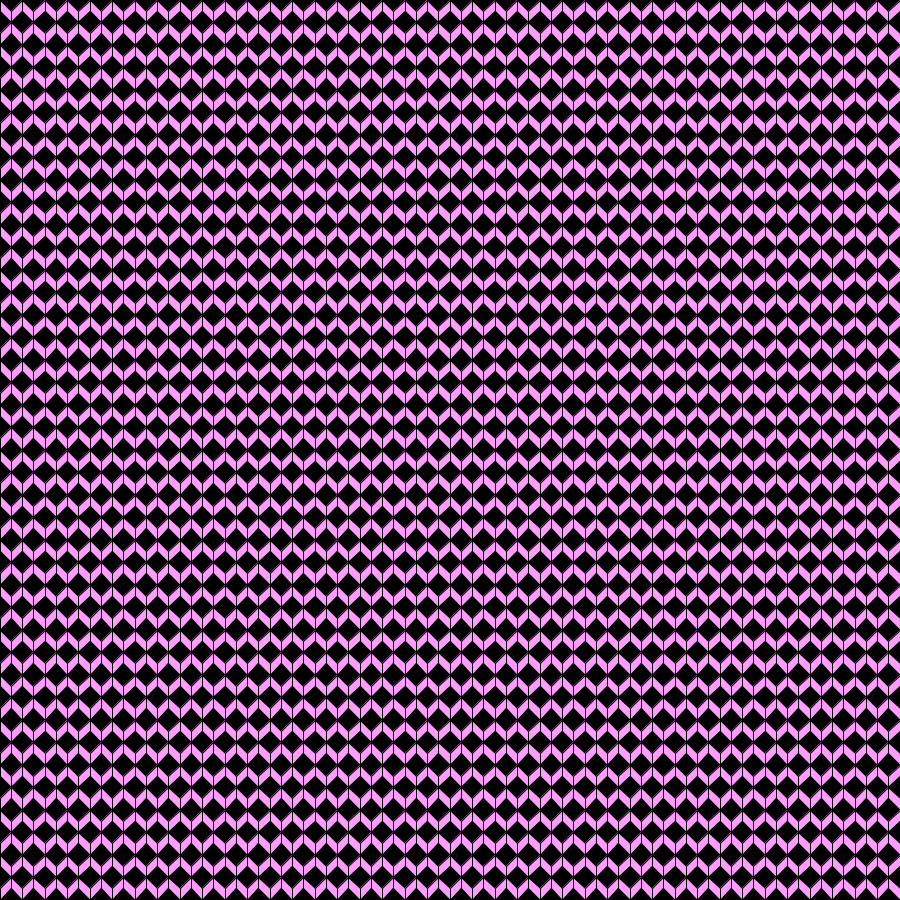
Frame 1 (no input)
Frame 60 (the mouse pressed at the canvas centre just before this capture): identical to frame 1, image omitted
Frame 120 (the mouse held since frame 60 and released just before this capture): identical to frame 1, image omitted

The Processing sketch that drew this single still picture (run headless with seeded random() and noise(); from frame 60 on, the mouse is pressed at the canvas centre):

// Processing sketch: processing_167893
// ── processing_167893.pde

int midax, miday;
int numdibuixos;
int form=1;
  
void setup()
{
  size(900, 900);
  numdibuixos = 20;
  midax = width/numdibuixos;
  miday = height/numdibuixos;
 
  
  
}
  
void draw()
{
  background(0);
   if(form==1){
    for (int j = 0; (j < height/numdibuixos); j++)
    {
      for (int i = 0; i < width/numdibuixos; i++)
      {
            fill(#FF9DFE);
        quad(i*midax,j*miday,i*midax+midax/4, j*miday+miday/4,i*midax+midax/4, j*miday+miday/2,i*midax,j*miday+miday/4);
        quad(i*midax+midax/2, j*miday+miday/4,i*midax+midax/2, j*miday,i*midax+3*midax/4, j*miday+miday/4,i*midax+3*midax/4, j*miday+miday/2);
        quad(i*midax,j*miday+3*miday/4,i*midax+midax/4, j*miday+miday/2,i*midax+midax/4, j*miday+3*miday/4,i*midax,j*miday+4*miday/4);
        quad(i*midax+midax/2, j*miday+3*miday/4,i*midax+midax/2, j*miday+4*miday/4,i*midax+3*midax/4, j*miday+3*miday/4,i*midax+3*midax/4, j*miday+miday/2);
       
       
        quad(i*midax+midax/4, j*miday+miday/4,i*midax+midax/4, j*miday+miday/2,i*midax+midax/2, j*miday+miday/4,i*midax+midax/2, j*miday);
         
        quad(i*midax+3*midax/4, j*miday+miday/4,i*midax+3*midax/4, j*miday+miday/2,i*midax+4*midax/4, j*miday+miday/4,i*midax+4*midax/4, j*miday);
         
        quad(i*midax+midax/4, j*miday+miday/2,i*midax+midax/4, j*miday+3*miday/4,i*midax+midax/2, j*miday+4*miday/4,i*midax+midax/2, j*miday+3*miday/4);
        
       quad(i*midax+3*midax/4, j*miday+miday/2,i*midax+3*midax/4, j*miday+3*miday/4,i*midax+4*midax/4, j*miday+4*miday/4,i*midax+4*midax/4, j*miday+3*miday/4);
        
             
       }
    }
}
else{
  for (int j = 0; (j < height/numdibuixos); j++)
    {
      for (int i = 0; i<=j; i++)
      {
            fill(#92009B);
             quad(i*midax,j*miday,i*midax+midax/4, j*miday+miday/4,i*midax+midax/4, j*miday+miday/2,i*midax,j*miday+miday/4);
        quad(i*midax+midax/2, j*miday+miday/4,i*midax+midax/2, j*miday,i*midax+3*midax/4, j*miday+miday/4,i*midax+3*midax/4, j*miday+miday/2);
        quad(i*midax,j*miday+3*miday/4,i*midax+midax/4, j*miday+miday/2,i*midax+midax/4, j*miday+3*miday/4,i*midax,j*miday+4*miday/4);
        quad(i*midax+midax/2, j*miday+3*miday/4,i*midax+midax/2, j*miday+4*miday/4,i*midax+3*midax/4, j*miday+3*miday/4,i*midax+3*midax/4, j*miday+miday/2);
        
       
        quad(i*midax+midax/4, j*miday+miday/4,i*midax+midax/4, j*miday+miday/2,i*midax+midax/2, j*miday+miday/4,i*midax+midax/2, j*miday);
         
        quad(i*midax+3*midax/4, j*miday+miday/4,i*midax+3*midax/4, j*miday+miday/2,i*midax+4*midax/4, j*miday+miday/4,i*midax+4*midax/4, j*miday);
         
        quad(i*midax+midax/4, j*miday+miday/2,i*midax+midax/4, j*miday+3*miday/4,i*midax+midax/2, j*miday+4*miday/4,i*midax+midax/2, j*miday+3*miday/4);
        
       quad(i*midax+3*midax/4, j*miday+miday/2,i*midax+3*midax/4, j*miday+3*miday/4,i*midax+4*midax/4, j*miday+4*miday/4,i*midax+4*midax/4, j*miday+3*miday/4);
            
        }
      }
  
}
} 
void keyPressed(){
 
    if (key == 'j')  form = 2;
  else form = 1;
}
